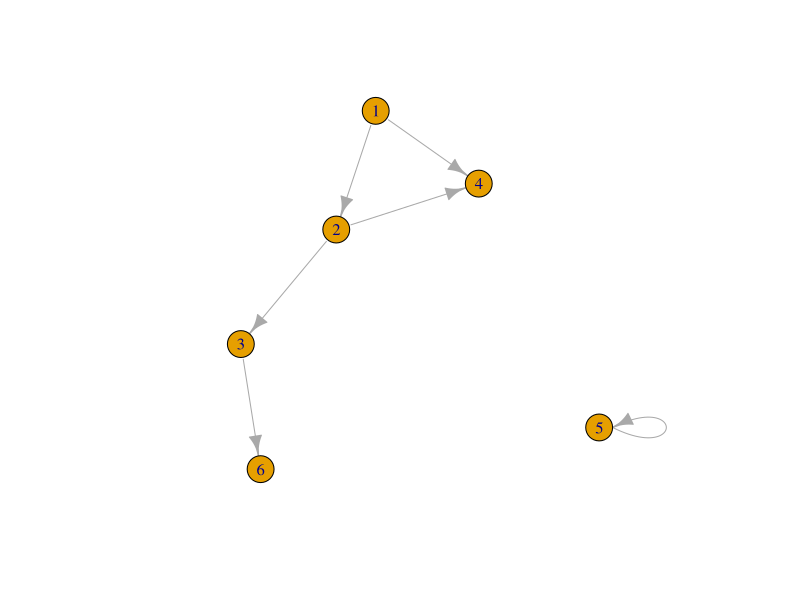
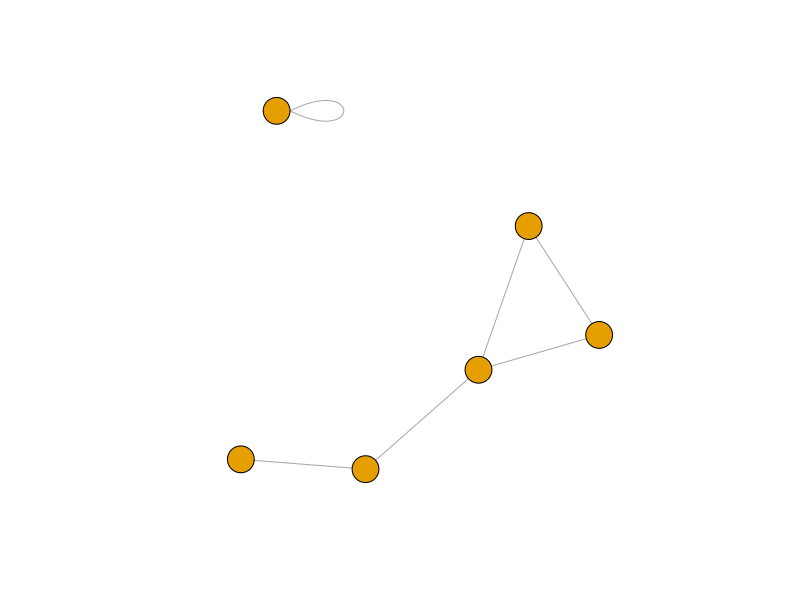
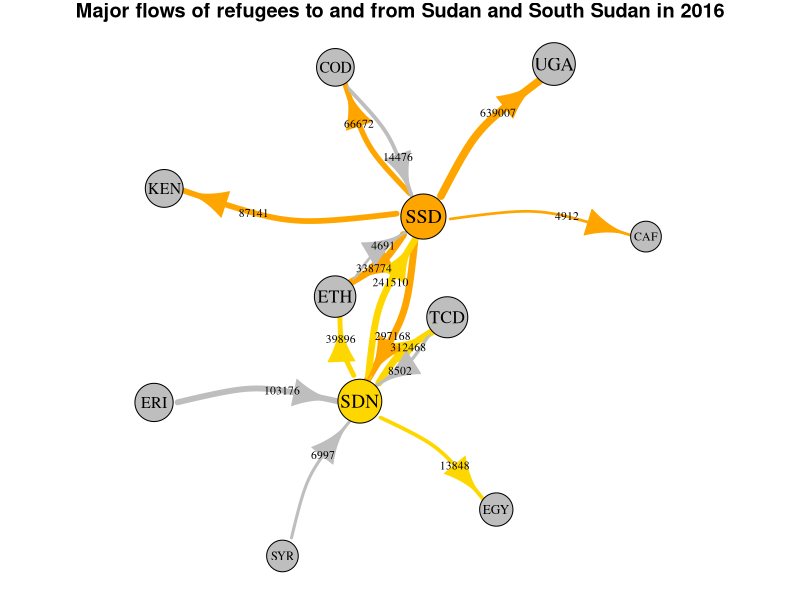

Generate these figures, in order, with R:
## ---- chunk 1
knitr::opts_chunk$set(echo = TRUE)
## ---- chunk 2
library(igraph)
library(tidyverse)
## ---- chunk 3
gd <- graph(c(1,2, 2,3, 2,4, 1,4, 5,5, 3,6))
plot(gd)
## ---- chunk 4
gu <- graph(c(1,2, 2,3, 2,4, 1,4, 5,5, 3,6), directed=FALSE)
plot(gu, vertex.label=NA)
## ---- chunk 5
refugeedata <- read_delim("../../data/dataset-unhcr-refugees-data-sudan-south-sudan-2016.csv", "," )
## ---- chunk 6
edges <- refugeedata %>%
  drop_na() %>%
  select("ISO_A3_origin",
         "ISO_A3_residence",
         "Total_refugees") %>%
  rename("from"="ISO_A3_origin",
         "to"="ISO_A3_residence",
         "weight"="Total_refugees") %>%
  slice_max(n=15, order_by=weight)
## ---- chunk 7
nodesFrom <- edges %>%
  select("from") %>%
  distinct() %>%
  rename("country"="from")

nodesTo <- edges %>%
  select("to") %>%
  distinct() %>%
  rename("country"="to")

nodes <- bind_rows(nodesFrom, nodesTo) %>% 
  distinct()
## ---- chunk 8
# Generate ID's for all nodes
nodes$ID <- seq.int(nrow(nodes))

# Create the network object
net <- graph_from_data_frame(d=edges, vertices=nodes, directed=TRUE)
## ---- chunk 9
par(mar=c(0, 0, 1, 0))

V(net)$size <- log(strength(net)) + 4
E(net)$width <- log(edges$weight / 350)

edgesSSD <- incident(net, V(net)[name=="SSD"], mode="out")
edgesSDN <- incident(net, V(net)[name=="SDN"], mode="out")
ecol <- rep("gray", ecount(net))
ecol[edgesSSD] <- "orange"
ecol[edgesSDN] <- "gold"

vcol <- rep("gray", vcount(net))
vcol[V(net)$name=="SSD"] <- "orange"
vcol[V(net)$name=="SDN"] <- "gold"

l <- layout_with_lgl(net, maxiter=93)

plot(net, 
     main="Major flows of refugees to and from Sudan and South Sudan in 2016", 
     sub="Source: UNHCR, 2016", 
     layout=l,
     edge.color=ecol,
     edge.curved=.25, 
     edge.arrow.size=log(E(net)$weight)/6, 
     edge.label=E(net)$weight, 
     edge.label.color="black", 
     edge.label.cex=.7, 
     vertex.color=vcol, 
     vertex.label.color="black", 
     vertex.label.cex=log(strength(net))/12)
